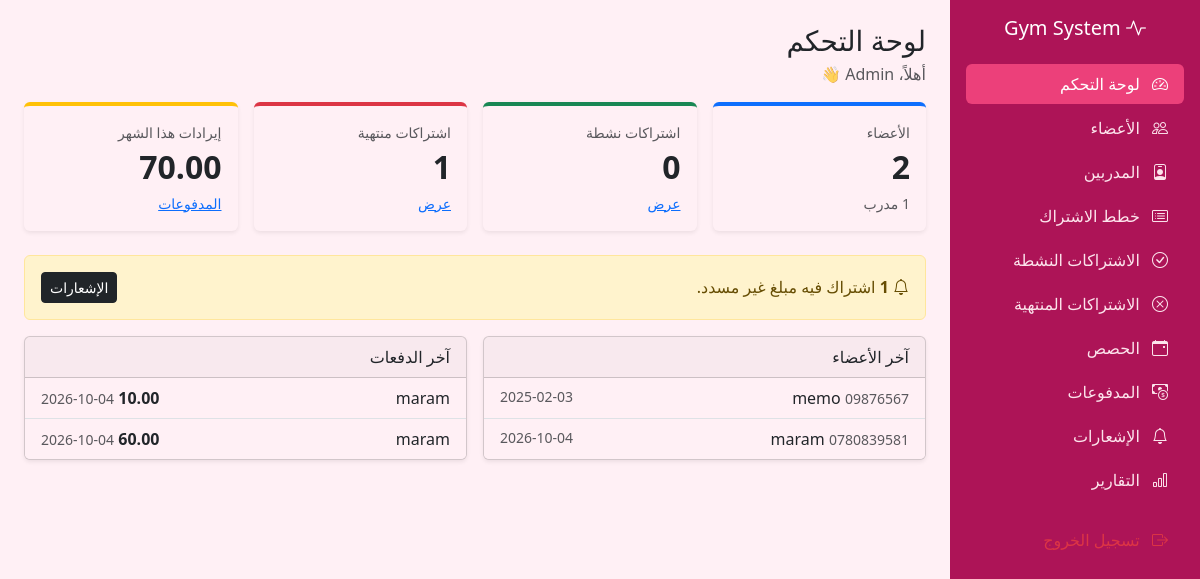
The app's page /Dashboard.php (signed in) with its own data.
### tables this page shows
CREATE TABLE IF NOT EXISTS `members` (
  `member_id` int NOT NULL AUTO_INCREMENT,
  `full_name` varchar(100) NOT NULL,
  `phone` varchar(20) NOT NULL,
  `email` varchar(100) DEFAULT NULL,
  `gender` enum('male','female') NOT NULL,
  `birth_date` date DEFAULT NULL,
  `address` varchar(255) DEFAULT NULL,
  `photo` varchar(255) DEFAULT NULL,
  `join_date` date NOT NULL,
  `status` enum('active','inactive') NOT NULL DEFAULT 'active',
  `created_at` timestamp NULL DEFAULT CURRENT_TIMESTAMP,
  PRIMARY KEY (`member_id`)
);

CREATE TABLE IF NOT EXISTS `payments` (
  `payment_id` int NOT NULL AUTO_INCREMENT,
  `subscription_id` int NOT NULL,
  `amount` decimal(10,2) NOT NULL,
  `payment_date` date NOT NULL,
  `payment_method` enum('cash','card','transfer') NOT NULL DEFAULT 'cash',
  `notes` varchar(255) DEFAULT NULL,
  PRIMARY KEY (`payment_id`),
  KEY `subscription_id` (`subscription_id`)
);

### includes/functions.php (called while the page is built)
<?php
function e($text) {
    return htmlspecialchars($text ?? '', ENT_QUOTES, 'UTF-8');
}

### Dashboard.php (the view, shortened to what this page needs)
<?php
require_once 'config/db.php';
require_once 'includes/functions.php';
$totalMembers = $pdo->query("SELECT COUNT(*) FROM Members")->fetchColumn();
$totalTrainers = $pdo->query("SELECT COUNT(*) FROM Trainers")->fetchColumn();
$activeSubs = $pdo->query(
    "SELECT COUNT(*) FROM Subscriptions
     WHERE status = 'active' AND end_date >= CURDATE()"
)->fetchColumn();
$expiredSubs = $pdo->query(
    "SELECT COUNT(*) FROM Subscriptions s
     WHERE s.end_date < CURDATE()
       AND s.status <> 'cancelled'
       AND s.subscription_id = (
           SELECT MAX(s2.subscription_id) FROM Subscriptions s2
           WHERE s2.member_id = s.member_id
       )"
)->fetchColumn();
$monthRevenue = $pdo->query(
    "SELECT COALESCE(SUM(amount), 0) FROM Payments
     WHERE YEAR(payment_date) = YEAR(CURDATE())
       AND MONTH(payment_date) = MONTH(CURDATE())"
)->fetchColumn();
$expiringSoon = $pdo->query(
    "SELECT COUNT(*) FROM Subscriptions
     WHERE status = 'active'
       AND end_date >= CURDATE()
       AND end_date <= DATE_ADD(CURDATE(), INTERVAL 7 DAY)"
)->fetchColumn();
$unpaidCount = $pdo->query(
    "SELECT COUNT(*)
     FROM Subscriptions s
     JOIN Membership_plans p ON p.plan_id = s.plan_id
     WHERE s.status <> 'cancelled'
       AND COALESCE((SELECT SUM(pay.amount) FROM Payments pay
                     WHERE pay.subscription_id = s.subscription_id), 0) < p.price"
)->fetchColumn();
$latestMembers = $pdo->query(
    "SELECT full_name, phone, join_date FROM Members ORDER BY member_id DESC LIMIT 5"
)->fetchAll();
$latestPayments = $pdo->query(
    "SELECT pay.amount, pay.payment_date, m.full_name
     FROM Payments pay
     JOIN Subscriptions s ON s.subscription_id = pay.subscription_id
     JOIN Members m ON m.member_id = s.member_id
     ORDER BY pay.payment_id DESC LIMIT 5"
)->fetchAll();
include 'includes/header.php';
include 'includes/sidebar.php';
?>
<h3 class="mb-1">لوحة التحكم</h3>
<p class="text-muted">أهلاً، <?= e($_SESSION['full_name']) ?> 👋</p>
<div class="row g-3 mb-4">
    <div class="col-6 col-lg-3">
        <div class="card shadow-sm border-0 border-top border-primary border-4 h-100">
            <div class="card-body">
                <div class="text-muted small">الأعضاء</div>
                <div class="fs-2 fw-bold"><?= $totalMembers ?></div>
                <small class="text-muted"><?= $totalTrainers ?> مدرب</small>
            </div>
        </div>
    </div>
    <div class="col-6 col-lg-3">
        <div class="card shadow-sm border-0 border-top border-success border-4 h-100">
            <div class="card-body">
                <div class="text-muted small">اشتراكات نشطة</div>
                <div class="fs-2 fw-bold"><?= $activeSubs ?></div>
                <a href="Activesubsecription.php" class="small">عرض</a>
            </div>
        </div>
    </div>
    <div class="col-6 col-lg-3">
        <div class="card shadow-sm border-0 border-top border-danger border-4 h-100">
            <div class="card-body">
                <div class="text-muted small">اشتراكات منتهية</div>
                <div class="fs-2 fw-bold"><?= $expiredSubs ?></div>
                <a href="Expiredsubsecriptions.php" class="small">عرض</a>
            </div>
        </div>
    </div>
    <div class="col-6 col-lg-3">
        <div class="card shadow-sm border-0 border-top border-warning border-4 h-100">
            <div class="card-body">
                <div class="text-muted small">إيرادات هذا الشهر</div>
                <div class="fs-2 fw-bold"><?= number_format($monthRevenue, 2) ?></div>
                <a href="payments.php" class="small">المدفوعات</a>
            </div>
        </div>
    </div>
</div>
<?php if ($expiringSoon > 0 || $unpaidCount > 0): ?>
<div class="alert alert-warning d-flex justify-content-between align-items-center">
    <div>
        <i class="bi bi-bell"></i>
        <?php if ($unpaidCount > 0): ?>
            <strong><?= $unpaidCount ?></strong> اشتراك فيه مبلغ غير مسدد.
        <?php endif; ?>
    </div>
    <a href="Notifications.php" class="btn btn-sm btn-dark">الإشعارات</a>
</div>
<?php endif; ?>
<div class="row g-3">
    <div class="col-lg-6">
        <div class="card shadow-sm h-100">
            <div class="card-header">آخر الأعضاء</div>
            <ul class="list-group list-group-flush">
                <?php foreach ($latestMembers as $m): ?>
                    <li class="list-group-item d-flex justify-content-between">
                        <span><?= e($m['full_name']) ?> <small class="text-muted"><?= e($m['phone']) ?></small></span>
                        <small class="text-muted"><?= e($m['join_date']) ?></small>
                    </li>
                <?php endforeach; ?>
            </ul>
        </div>
    </div>
    <div class="col-lg-6">
        <div class="card shadow-sm h-100">
            <div class="card-header">آخر الدفعات</div>
            <ul class="list-group list-group-flush">
                <?php foreach ($latestPayments as $p): ?>
                    <li class="list-group-item d-flex justify-content-between">
                        <span><?= e($p['full_name']) ?></span>
                        <span>
                            <strong><?= number_format($p['amount'], 2) ?></strong>
                            <small class="text-muted"><?= e($p['payment_date']) ?></small>
                        </span>
                    </li>
                <?php endforeach; ?>
            </ul>
        </div>
    </div>
</div>
<?php include 'includes/footer.php'; ?>

### includes/header.php (shortened to what this page needs)
<!DOCTYPE html>
<html lang="ar" dir="rtl">
<head>
    <link href="https://cdn.jsdelivr.net/npm/bootstrap@5.3.3/dist/css/bootstrap.rtl.min.css" rel="stylesheet">
    <link href="https://cdn.jsdelivr.net/npm/bootstrap-icons@1.11.3/font/bootstrap-icons.css" rel="stylesheet">
    <link href="assets/css/style.css" rel="stylesheet">
</head>
<body>

### includes/sidebar.php (shortened to what this page needs)
<?php $current = basename($_SERVER['PHP_SELF']); ?>
<div class="d-flex">
    <nav class="sidebar bg-dark text-white p-3" id="sidebar">
        <h5 class="text-center mb-4">
            <i class="bi bi-activity"></i> Gym System
        </h5>
        <ul class="nav flex-column">
            <li class="nav-item">
                <a class="nav-link <?= $current == 'Dashboard.php' ? 'active' : '' ?>" href="Dashboard.php">
                    <i class="bi bi-speedometer2"></i> لوحة التحكم
                </a>
            </li>
            <li class="nav-item">
                <a class="nav-link <?= $current == 'Members.php' ? 'active' : '' ?>" href="Members.php">
                    <i class="bi bi-people"></i> الأعضاء
                </a>
            </li>
            <li class="nav-item">
                <a class="nav-link <?= $current == 'Trainer.php' ? 'active' : '' ?>" href="Trainer.php">
                    <i class="bi bi-person-badge"></i> المدربين
                </a>
            </li>
            <li class="nav-item">
                <a class="nav-link <?= $current == 'membershipplans.php' ? 'active' : '' ?>" href="membershipplans.php">
                    <i class="bi bi-card-list"></i> خطط الاشتراك
                </a>
            </li>
            <li class="nav-item">
                <a class="nav-link <?= $current == 'Activesubsecription.php' ? 'active' : '' ?>" href="Activesubsecription.php">
                    <i class="bi bi-check-circle"></i> الاشتراكات النشطة
                </a>
            </li>
            <li class="nav-item">
                <a class="nav-link <?= $current == 'Expiredsubsecriptions.php' ? 'active' : '' ?>" href="Expiredsubsecriptions.php">
                    <i class="bi bi-x-circle"></i> الاشتراكات المنتهية
                </a>
            </li>
            <li class="nav-item">
                <a class="nav-link <?= $current == 'classes.php' ? 'active' : '' ?>" href="classes.php">
                    <i class="bi bi-calendar-event"></i> الحصص
                </a>
            </li>
            <li class="nav-item">
                <a class="nav-link <?= $current == 'payments.php' ? 'active' : '' ?>" href="payments.php">
                    <i class="bi bi-cash-coin"></i> المدفوعات
                </a>
            </li>
            <li class="nav-item">
                <a class="nav-link <?= $current == 'Notifications.php' ? 'active' : '' ?>" href="Notifications.php">
                    <i class="bi bi-bell"></i> الإشعارات
                </a>
            </li>
            <li class="nav-item">
                <a class="nav-link <?= $current == 'Reports.php' ? 'active' : '' ?>" href="Reports.php">
                    <i class="bi bi-bar-chart"></i> التقارير
                </a>
            </li>
            <li class="nav-item mt-3">
                <a class="nav-link text-danger" href="logout.php">
                    <i class="bi bi-box-arrow-right"></i> تسجيل الخروج
                </a>
            </li>
        </ul>
    </nav>
    <main class="flex-grow-1 p-4">

### includes/footer.php (shortened to what this page needs)
    </main>
</div>
</body>
</html>

### assets/css/style.css (style rules this page uses)
body { --bs-body-bg: #fff0f5; background-color: #fff0f5 !important; }
.sidebar { width: 250px; min-height: 100vh; background-color: #ad1457 !important; }
.sidebar .nav-link { color: #fce4ec; border-radius: 6px; margin-bottom: 4px; }
.sidebar .nav-link:hover, .sidebar .nav-link.active { background-color: #ec407a; color: #fff; }
.sidebar .nav-link i { margin-left: 8px; }

### records on screen
members: full_name "memo", phone "09876567", join_date "2025-02-03"
members: full_name "maram", phone "0780839581", join_date "2026-10-04"
payments: members.full_name "maram", amount "10.00", payment_date "2026-10-04"
payments: members.full_name "maram", amount "60.00", payment_date "2026-10-04"

### other values on screen
$_SESSION['full_name'] "Admin"
$totalMembers "2"
$activeSubs "0"
$expiredSubs "1"
$monthRevenue "70.00"
$unpaidCount "1"
